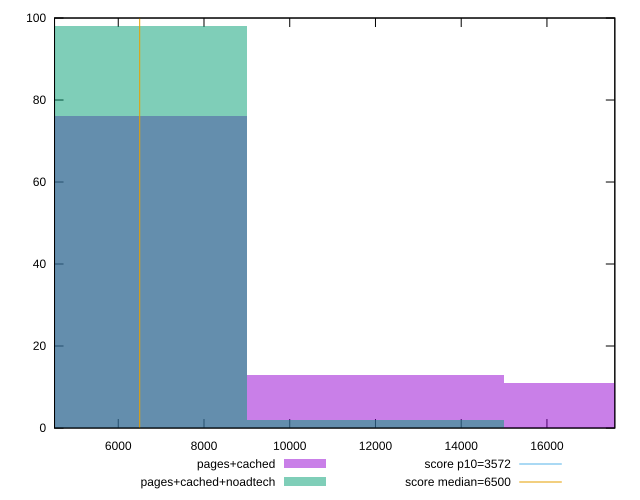

This figure's gnuplot source:
reset

$pagesCached <<EOF
6001.222818867125 76
12002.44563773425 13
18003.668456601376 11
EOF

$pagesCachedNoadtech <<EOF
6001.222818867125 98
12002.44563773425 2
EOF

set key outside below
set boxwidth 6001.222818867125
set xrange [4513.504999999999:17583.37]
set yrange [0:100]
set trange [0:100]
set style fill transparent solid 0.5 noborder

set parametric
set terminal svg size 640, 500 enhanced background rgb 'white'
set output "report_00015_2021-02-09T16-11-33.973Z/first-cpu-idle/comparison/histogram/1_vs_2.svg"

plot $pagesCached title "pages+cached" with boxes, \
     $pagesCachedNoadtech title "pages+cached+noadtech" with boxes, \
     3572,t title "score p10=3572", \
     6500,t title "score median=6500"

reset
